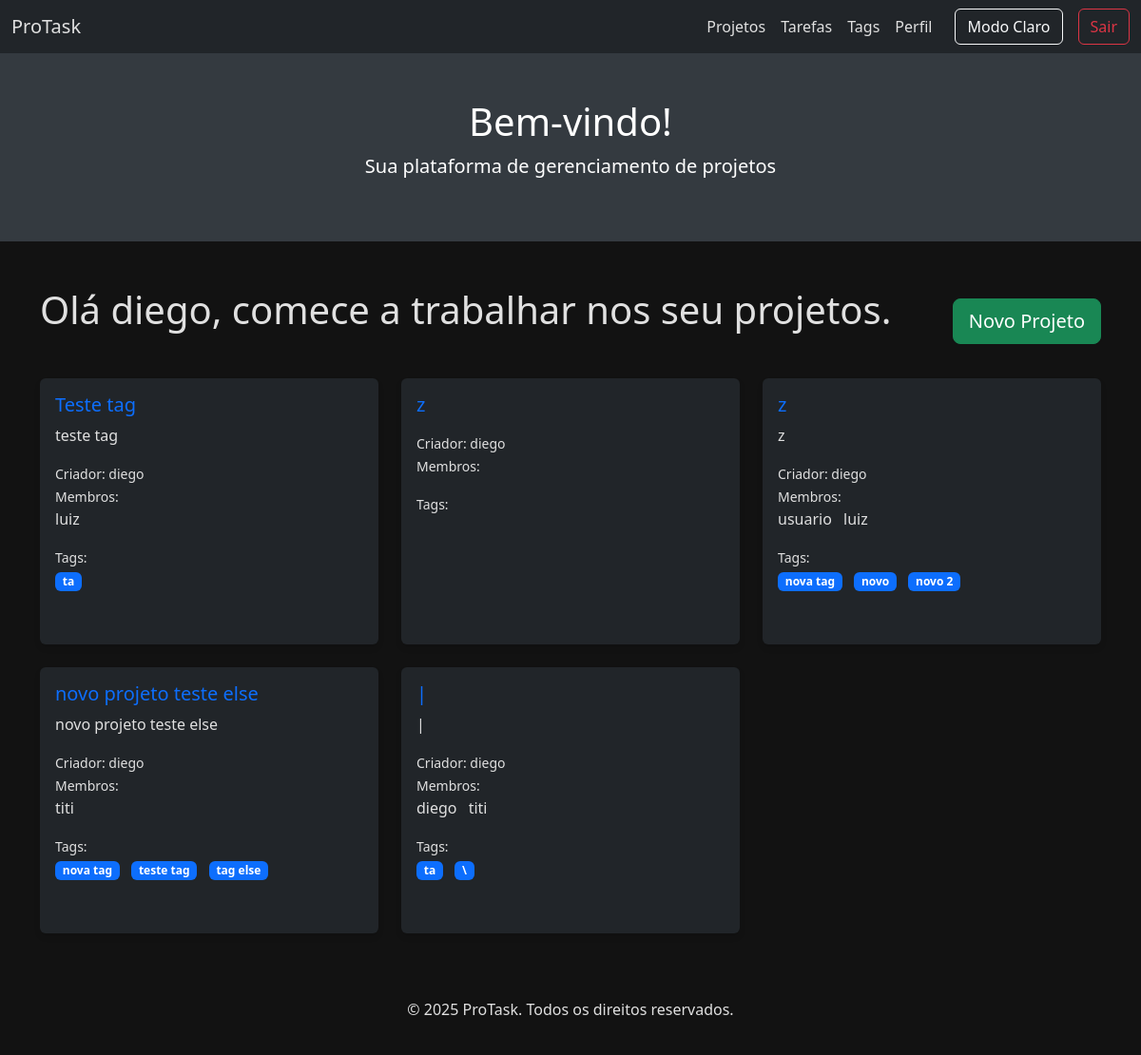
/ (signed in), run on an earlier commit of the app's database.
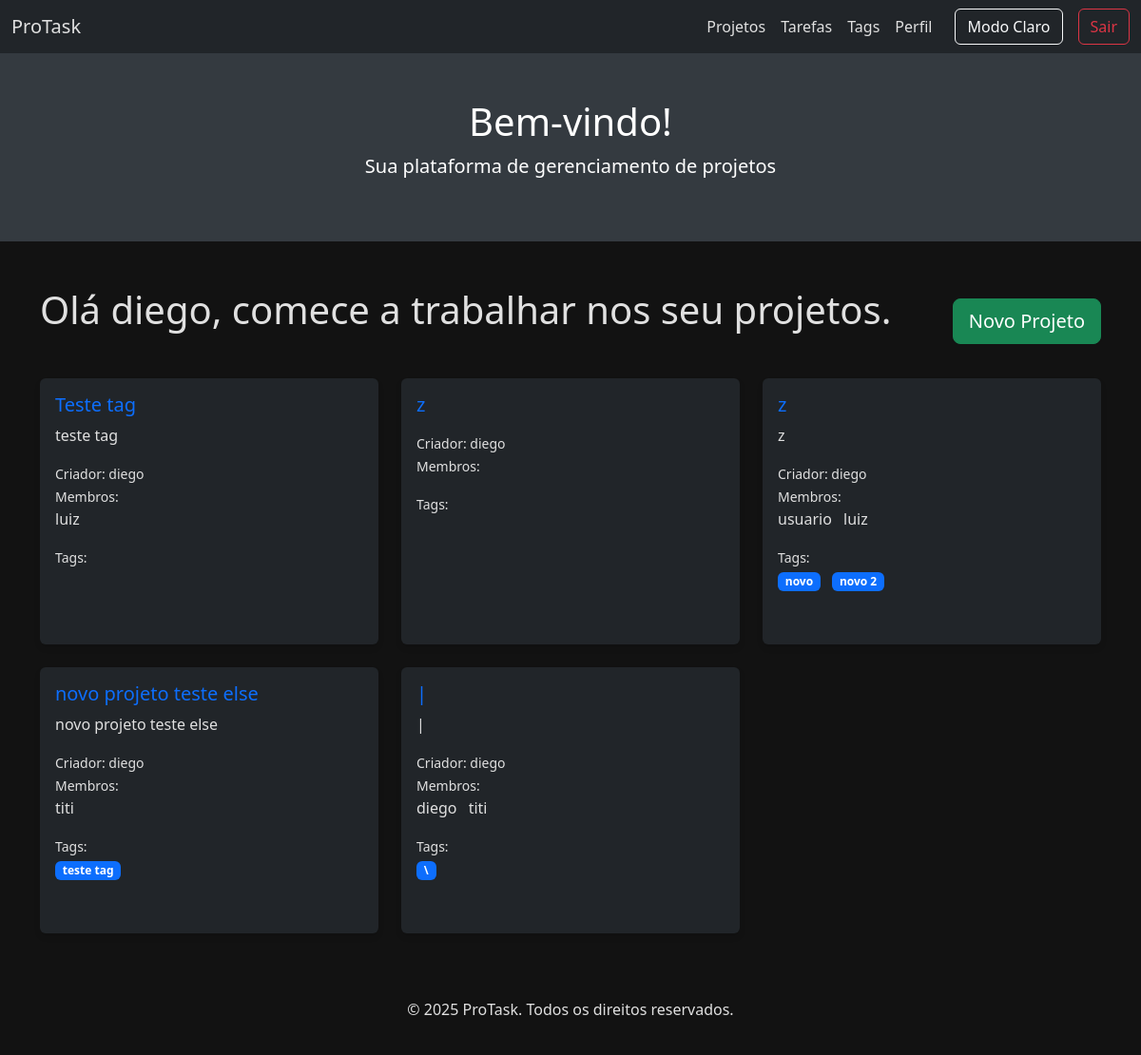
And on a later commit of the database.
### controle_tarefa/models.py (models this page shows, shortened)
class Projeto(models.Model):
    nome = models.CharField(max_length=200)
    descricao = models.TextField(blank=True, null=True)
    criador = models.ForeignKey(User, on_delete=models.CASCADE, related_name='projetos_criados')
    membros = models.ManyToManyField(User, related_name='projetos', blank=True)
    data_criacao = models.DateTimeField(auto_now_add=True)
    tags = models.ManyToManyField(Tag, related_name='projetos', blank=True)

class Tag(models.Model):
    nome = models.CharField(max_length=50, unique=True)
    data_criacao = models.DateTimeField(auto_now_add=True)

### controle_tarefa/views.py (the view)
# urls.py: path('', views.projetos, name='projetos'),
@login_required(login_url='/auth/login')
def projetos(request):
    usuario_logado = request.user
    projetos_do_usuario = Projeto.objects.filter(criador=usuario_logado) | Projeto.objects.filter(membros=usuario_logado)
    projetos_do_usuario = projetos_do_usuario.distinct()
    template = loader.get_template('projetos.html')
    return HttpResponse(template.render({'user': usuario_logado, 'projetos_do_usuario': projetos_do_usuario}))

### controle_tarefa/templates/projetos.html (shortened to what this page needs)
{% extends 'base.html' %}
{% block content %}
<header class="text-white text-center py-5" style="background-color: #343a40;">
    <div class="container">
        <h1>Bem-vindo!</h1>
        <p class="lead">Sua plataforma de gerenciamento de projetos</p>
    </div>
</header>
<div class="container my-5">
    <div class="d-flex justify-content-between align-items-center mb-4">
        <h1 class="mb-4">Olá {{ user.username }}, comece a trabalhar nos seu projetos.</h1>
        <a href="{% url 'projeto_adicionar' %}" class="btn btn-success btn-lg">
             Novo Projeto
        </a>
    </div>
    <div class="row gy-4">
        {% for projeto in projetos_do_usuario %}
        <div class="col-md-4">
            <div class="card h-100">
                <div class="card-body">
                    <h5 class="card-title">
                        <a href="{% url 'projeto_detalhes' projeto.id %}" class="text-decoration-none">{{ projeto.nome }}</a>
                    </h5>
                    <p class="card-text">{{ projeto.descricao }}</p>
                    <div>
                        <small>Criador: {{ projeto.criador.username }}</small>
                        <br>
                        <small>Membros:</small>
                        <ul class="list-inline">
                            {% for membro in projeto.membros.all %}
                            <li class="list-inline-item">{{ membro.username }}</li>
                            {% endfor %}
                        </ul>
                        <small>Tags:</small>
                        <ul class="list-inline">
                            {% for tag in projeto.tags.all %}
                            <li class="list-inline-item badge bg-primary">{{ tag.nome }}</li>
                            {% endfor %}
                        </ul>
                    </div>
                </div>
            </div>
        </div>
        {% endfor %}
    </div>
</div>
{% endblock %}

What changed in the data, as far as the page shows it:
removed Tag: nome "ta"
removed Tag: nome "nova tag"
removed Tag: nome "tag else", shown under Projeto "novo projeto teste else"
